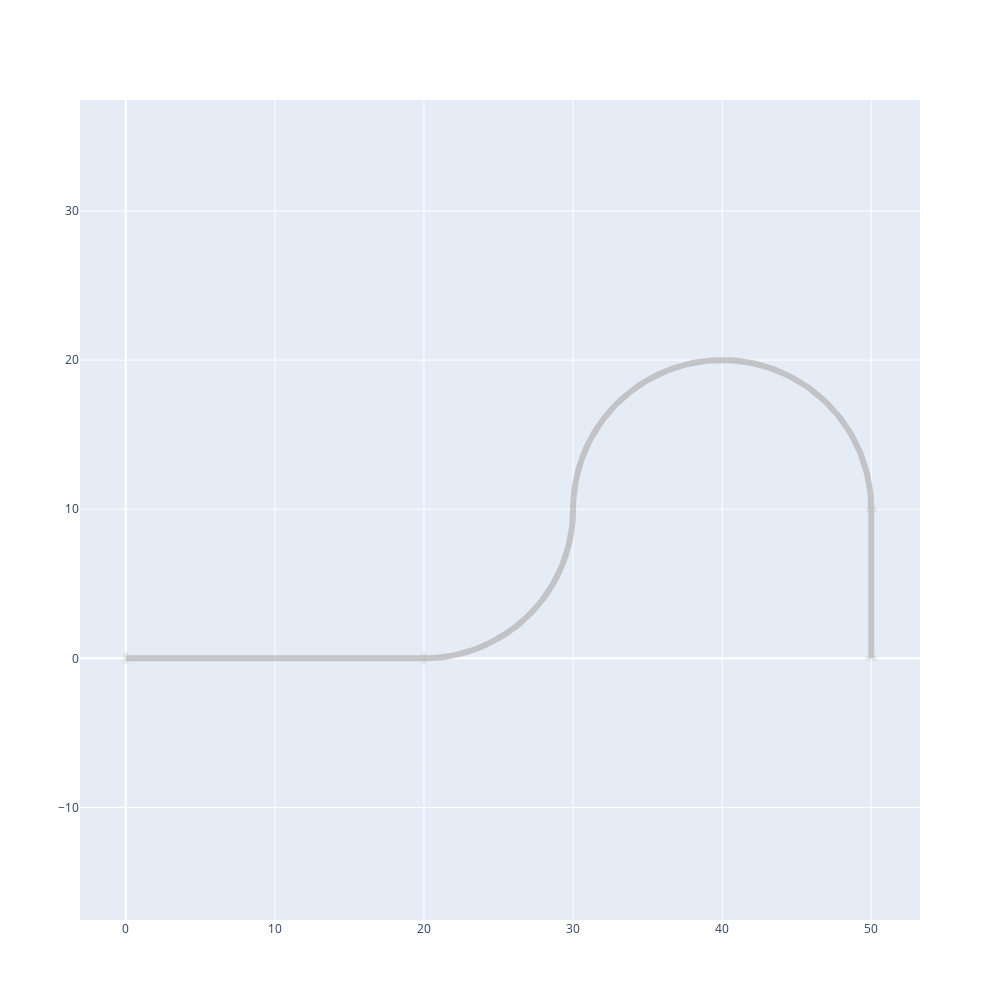

Here is the notebook cell this chart was saved with:
### Code cell
nd.strt(length=20, width = 0.4).put()
nd.bend(angle=90, radius = 10, width = 0.40).put()
nd.bend(angle=-180, radius = 10, width = 0.40).put()
nd.strt(length=10, width = 0.4 ).put()

nd.export_plotly()
nd.export_gds()
